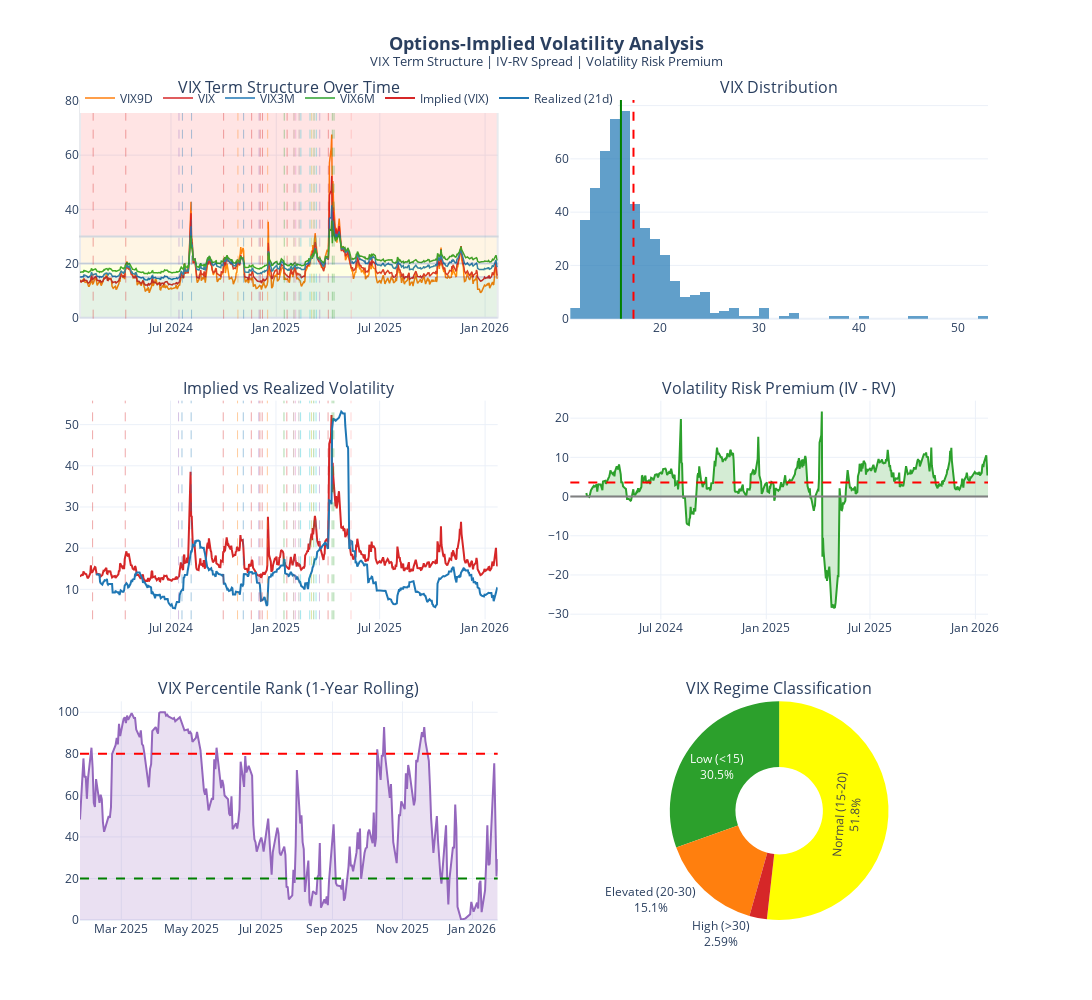

Source (notebook cell):
### Code cell
# Create Implied Volatility Dashboard
def create_implied_vol_dashboard(vol_analysis: dict, vol_data: pd.DataFrame,
                                  spy_returns: pd.Series, events: dict) -> go.Figure:
    """
    Create comprehensive implied volatility dashboard.
    """
    fig = make_subplots(
        rows=3, cols=2,
        subplot_titles=(
            'VIX Term Structure Over Time',
            'VIX Distribution',
            'Implied vs Realized Volatility',
            'Volatility Risk Premium (IV - RV)',
            'VIX Percentile Rank (1-Year Rolling)',
            'VIX Regime Classification'
        ),
        vertical_spacing=0.1,
        horizontal_spacing=0.08,
        specs=[[{'type': 'scatter'}, {'type': 'histogram'}],
               [{'type': 'scatter'}, {'type': 'scatter'}],
               [{'type': 'scatter'}, {'type': 'domain'}]]
    )
    
    vix = vol_data.get('VIX', pd.Series())
    if vix.empty:
        return fig
    vix = vix.dropna()
    
    # 1. Term Structure
    colors = {'VIX9D': '#ff7f0e', 'VIX': '#d62728', 'VIX3M': '#1f77b4', 'VIX6M': '#2ca02c'}
    for col in ['VIX9D', 'VIX', 'VIX3M', 'VIX6M']:
        if col in vol_data.columns:
            series = vol_data[col].dropna()
            fig.add_trace(go.Scatter(
                x=series.index, y=series,
                mode='lines', name=col,
                line=dict(color=colors.get(col), width=1.5)
            ), row=1, col=1)
    
    # Add regime bands
    for y0, y1, color, label in [(0, 15, 'green', 'Low'), (15, 20, 'yellow', 'Normal'),
                                  (20, 30, 'orange', 'Elevated'), (30, 80, 'red', 'High')]:
        fig.add_hrect(y0=y0, y1=y1, fillcolor=color, opacity=0.1, row=1, col=1)
    
    # 2. VIX Distribution
    fig.add_trace(go.Histogram(
        x=vix, nbinsx=50, name='VIX',
        marker_color='#1f77b4', opacity=0.7, showlegend=False
    ), row=1, col=2)
    fig.add_vline(x=vix.mean(), line_dash="dash", line_color="red", row=1, col=2)
    fig.add_vline(x=vix.iloc[-1], line_dash="solid", line_color="green", row=1, col=2)
    
    # 3. IV vs RV
    if 'iv_rv_spread' in vol_analysis:
        spread_df = vol_analysis['iv_rv_spread']
        fig.add_trace(go.Scatter(
            x=spread_df.index, y=spread_df['VIX'],
            mode='lines', name='Implied (VIX)',
            line=dict(color='#d62728', width=2)
        ), row=2, col=1)
        fig.add_trace(go.Scatter(
            x=spread_df.index, y=spread_df['Realized Vol'],
            mode='lines', name='Realized (21d)',
            line=dict(color='#1f77b4', width=2)
        ), row=2, col=1)
        
        # 4. VRP
        fig.add_trace(go.Scatter(
            x=spread_df.index, y=spread_df['Spread'],
            mode='lines', name='IV-RV Spread',
            line=dict(color='#2ca02c', width=2),
            fill='tozeroy', fillcolor='rgba(44, 160, 44, 0.2)',
            showlegend=False
        ), row=2, col=2)
        fig.add_hline(y=0, line_dash="solid", line_color="gray", row=2, col=2)
        if 'vrp_stats' in vol_analysis:
            fig.add_hline(y=vol_analysis['vrp_stats']['mean'], line_dash="dash",
                         line_color="red", row=2, col=2)
    
    # 5. VIX Percentile
    if 'vix_percentile' in vol_analysis:
        pctl = vol_analysis['vix_percentile'].dropna()
        fig.add_trace(go.Scatter(
            x=pctl.index, y=pctl,
            mode='lines', name='Percentile',
            line=dict(color='#9467bd', width=2),
            fill='tozeroy', fillcolor='rgba(148, 103, 189, 0.2)',
            showlegend=False
        ), row=3, col=1)
        fig.add_hline(y=80, line_dash="dash", line_color="red", row=3, col=1)
        fig.add_hline(y=20, line_dash="dash", line_color="green", row=3, col=1)
    
    # 6. Regime Pie - use 'domain' type for pie charts in subplots
    regime_counts = {
        'Low (<15)': (vix < 15).sum(),
        'Normal (15-20)': ((vix >= 15) & (vix < 20)).sum(),
        'Elevated (20-30)': ((vix >= 20) & (vix < 30)).sum(),
        'High (>30)': (vix >= 30).sum()
    }
    fig.add_trace(go.Pie(
        labels=list(regime_counts.keys()),
        values=list(regime_counts.values()),
        marker_colors=['#2ca02c', '#ffff00', '#ff7f0e', '#d62728'],
        textinfo='percent+label',
        hole=0.4,
        showlegend=False
    ), row=3, col=2)
    
    # Add events - use add_shape instead of add_vline for compatibility with mixed subplot types
    for date_str, event_info in events.items():
        event_date = pd.to_datetime(date_str)
        if vix.index.min() <= event_date <= vix.index.max():
            if event_info.get('severity') in ['high', 'critical']:
                # Add vertical line to row 1 col 1 using add_shape
                fig.add_shape(
                    type="line",
                    x0=event_date, x1=event_date,
                    y0=0, y1=1,
                    yref='y domain',
                    line=dict(color=event_info['color'], width=1, dash='dash'),
                    opacity=0.4,
                    row=1, col=1
                )
                # Add vertical line to row 2 col 1 using add_shape
                fig.add_shape(
                    type="line",
                    x0=event_date, x1=event_date,
                    y0=0, y1=1,
                    yref='y3 domain',
                    line=dict(color=event_info['color'], width=1, dash='dash'),
                    opacity=0.4,
                    row=2, col=1
                )
    
    fig.update_layout(
        title=dict(
            text='<b>Options-Implied Volatility Analysis</b><br>'
                 '<sup>VIX Term Structure | IV-RV Spread | Volatility Risk Premium</sup>',
            x=0.5, font=dict(size=18)
        ),
        height=1000, width=1200,
        showlegend=True,
        legend=dict(orientation='h', y=1.02),
        template='plotly_white'
    )
    
    return fig


# Create and display
fig_iv = create_implied_vol_dashboard(
    vol_analysis, vol_data, 
    daily_returns.get('SPY', pd.Series()), 
    GEOPOLITICAL_EVENTS
)
fig_iv.show()

### Figure 1 — Plotly figure (JSON) as saved in the notebook; plotly's stock layout.template omitted (floating-point values rounded to 4 significant figures; data arrays with more than 128 entries replaced by an {"elided": "..."} marker saying what was removed)
{"data": [{"line": {"color": "#ff7f0e", "width": 1.5}, "mode": "lines", "name": "VIX9D", "type": "scatter", "x": {"elided": "502 str values"}, "xaxis": "x", "y": {"elided": "502 float values"}, "yaxis": "y"}, {"line": {"color": "#d62728", "width": 1.5}, "mode": "lines", "name": "VIX", "type": "scatter", "x": {"elided": "502 str values"}, "xaxis": "x", "y": {"elided": "502 float values"}, "yaxis": "y"}, {"line": {"color": "#1f77b4", "width": 1.5}, "mode": "lines", "name": "VIX3M", "type": "scatter", "x": {"elided": "502 str values"}, "xaxis": "x", "y": {"elided": "502 float values"}, "yaxis": "y"}, {"line": {"color": "#2ca02c", "width": 1.5}, "mode": "lines", "name": "VIX6M", "type": "scatter", "x": {"elided": "502 str values"}, "xaxis": "x", "y": {"elided": "502 float values"}, "yaxis": "y"}, {"marker": {"color": "#1f77b4"}, "name": "VIX", "nbinsx": 50, "opacity": 0.7, "showlegend": false, "type": "histogram", "x": {"elided": "502 float values"}, "xaxis": "x2", "yaxis": "y2"}, {"line": {"color": "#d62728", "width": 2}, "mode": "lines", "name": "Implied (VIX)", "type": "scatter", "x": {"elided": "501 str values"}, "xaxis": "x3", "y": {"elided": "501 float values"}, "yaxis": "y3"}, {"line": {"color": "#1f77b4", "width": 2}, "mode": "lines", "name": "Realized (21d)", "type": "scatter", "x": {"elided": "501 str values"}, "xaxis": "x3", "y": {"elided": "501 float values"}, "yaxis": "y3"}, {"fill": "tozeroy", "fillcolor": "rgba(44, 160, 44, 0.2)", "line": {"color": "#2ca02c", "width": 2}, "mode": "lines", "name": "IV-RV Spread", "showlegend": false, "type": "scatter", "x": {"elided": "501 str values"}, "xaxis": "x4", "y": {"elided": "501 float values"}, "yaxis": "y4"}, {"fill": "tozeroy", "fillcolor": "rgba(148, 103, 189, 0.2)", "line": {"color": "#9467bd", "width": 2}, "mode": "lines", "name": "Percentile", "showlegend": false, "type": "scatter", "x": {"elided": "251 str values"}, "xaxis": "x5", "y": {"elided": "251 float values"}, "yaxis": "y5"}, {"domain": {"x": [0.54, 1], "y": [0, 0.2667]}, "hole": 0.4, "labels": ["Low (<15)", "Normal (15-20)", "Elevated (20-30)", "High (>30)"], "marker": {"colors": ["#2ca02c", "#ffff00", "#ff7f0e", "#d62728"]}, "showlegend": false, "textinfo": "percent+label", "type": "pie", "values": [153, 260, 76, 13]}], "layout": {"annotations": [{"font": {"size": 16}, "showarrow": false, "text": "VIX Term Structure Over Time", "x": 0.23, "xanchor": "center", "xref": "paper", "y": 1, "yanchor": "bottom", "yref": "paper"}, {"font": {"size": 16}, "showarrow": false, "text": "VIX Distribution", "x": 0.77, "xanchor": "center", "xref": "paper", "y": 1, "yanchor": "bottom", "yref": "paper"}, {"font": {"size": 16}, "showarrow": false, "text": "Implied vs Realized Volatility", "x": 0.23, "xanchor": "center", "xref": "paper", "y": 0.6333, "yanchor": "bottom", "yref": "paper"}, {"font": {"size": 16}, "showarrow": false, "text": "Volatility Risk Premium (IV - RV)", "x": 0.77, "xanchor": "center", "xref": "paper", "y": 0.6333, "yanchor": "bottom", "yref": "paper"}, {"font": {"size": 16}, "showarrow": false, "text": "VIX Percentile Rank (1-Year Rolling)", "x": 0.23, "xanchor": "center", "xref": "paper", "y": 0.2667, "yanchor": "bottom", "yref": "paper"}, {"font": {"size": 16}, "showarrow": false, "text": "VIX Regime Classification", "x": 0.77, "xanchor": "center", "xref": "paper", "y": 0.2667, "yanchor": "bottom", "yref": "paper"}], "height": 1000, "legend": {"orientation": "h", "y": 1.02}, "shapes": [{"fillcolor": "green", "opacity": 0.1, "type": "rect", "x0": 0, "x1": 1, "xref": "x domain", "y0": 0, "y1": 15, "yref": "y"}, {"fillcolor": "yellow", "opacity": 0.1, "type": "rect", "x0": 0, "x1": 1, "xref": "x domain", "y0": 15, "y1": 20, "yref": "y"}, {"fillcolor": "orange", "opacity": 0.1, "type": "rect", "x0": 0, "x1": 1, "xref": "x domain", "y0": 20, "y1": 30, "yref": "y"}, {"fillcolor": "red", "opacity": 0.1, "type": "rect", "x0": 0, "x1": 1, "xref": "x domain", "y0": 30, "y1": 80, "yref": "y"}, {"line": {"color": "red", "dash": "dash"}, "type": "line", "x0": 17.35, "x1": 17.35, "xref": "x2", "y0": 0, "y1": 1, "yref": "y2 domain"}, {"line": {"color": "green", "dash": "solid"}, "type": "line", "x0": 16.09, "x1": 16.09, "xref": "x2", "y0": 0, "y1": 1, "yref": "y2 domain"}, {"line": {"color": "gray", "dash": "solid"}, "type": "line", "x0": 0, "x1": 1, "xref": "x4 domain", "y0": 0, "y1": 0, "yref": "y4"}, {"line": {"color": "red", "dash": "dash"}, "type": "line", "x0": 0, "x1": 1, "xref": "x4 domain", "y0": 3.588, "y1": 3.588, "yref": "y4"}, {"line": {"color": "red", "dash": "dash"}, "type": "line", "x0": 0, "x1": 1, "xref": "x5 domain", "y0": 80, "y1": 80, "yref": "y5"}, {"line": {"color": "green", "dash": "dash"}, "type": "line", "x0": 0, "x1": 1, "xref": "x5 domain", "y0": 20, "y1": 20, "yref": "y5"}, {"line": {"color": "#1f77b4", "dash": "dash", "width": 1}, "opacity": 0.4, "type": "line", "x0": "2024-11-05T00:00:00", "x1": "2024-11-05T00:00:00", "xref": "x", "y0": 0, "y1": 1, "yref": "y domain"}, {"line": {"color": "#1f77b4", "dash": "dash", "width": 1}, "opacity": 0.4, "type": "line", "x0": "2024-11-05T00:00:00", "x1": "2024-11-05T00:00:00", "xref": "x3", "y0": 0, "y1": 1, "yref": "y3 domain"}, {"line": {"color": "#ff7f0e", "dash": "dash", "width": 1}, "opacity": 0.4, "type": "line", "x0": "2024-12-17T00:00:00", "x1": "2024-12-17T00:00:00", "xref": "x", "y0": 0, "y1": 1, "yref": "y domain"}, {"line": {"color": "#ff7f0e", "dash": "dash", "width": 1}, "opacity": 0.4, "type": "line", "x0": "2024-12-17T00:00:00", "x1": "2024-12-17T00:00:00", "xref": "x3", "y0": 0, "y1": 1, "yref": "y3 domain"}, {"line": {"color": "#d62728", "dash": "dash", "width": 1}, "opacity": 0.4, "type": "line", "x0": "2025-01-20T00:00:00", "x1": "2025-01-20T00:00:00", "xref": "x", "y0": 0, "y1": 1, "yref": "y domain"}, {"line": {"color": "#d62728", "dash": "dash", "width": 1}, "opacity": 0.4, "type": "line", "x0": "2025-01-20T00:00:00", "x1": "2025-01-20T00:00:00", "xref": "x3", "y0": 0, "y1": 1, "yref": "y3 domain"}, {"line": {"color": "#8c564b", "dash": "dash", "width": 1}, "opacity": 0.4, "type": "line", "x0": "2025-02-01T00:00:00", "x1": "2025-02-01T00:00:00", "xref": "x", "y0": 0, "y1": 1, "yref": "y domain"}, {"line": {"color": "#8c564b", "dash": "dash", "width": 1}, "opacity": 0.4, "type": "line", "x0": "2025-02-01T00:00:00", "x1": "2025-02-01T00:00:00", "xref": "x3", "y0": 0, "y1": 1, "yref": "y3 domain"}, {"line": {"color": "#e377c2", "dash": "dash", "width": 1}, "opacity": 0.4, "type": "line", "x0": "2025-02-04T00:00:00", "x1": "2025-02-04T00:00:00", "xref": "x", "y0": 0, "y1": 1, "yref": "y domain"}, {"line": {"color": "#e377c2", "dash": "dash", "width": 1}, "opacity": 0.4, "type": "line", "x0": "2025-02-04T00:00:00", "x1": "2025-02-04T00:00:00", "xref": "x3", "y0": 0, "y1": 1, "yref": "y3 domain"}, {"line": {"color": "#7f7f7f", "dash": "dash", "width": 1}, "opacity": 0.4, "type": "line", "x0": "2025-02-10T00:00:00", "x1": "2025-02-10T00:00:00", "xref": "x", "y0": 0, "y1": 1, "yref": "y domain"}, {"line": {"color": "#7f7f7f", "dash": "dash", "width": 1}, "opacity": 0.4, "type": "line", "x0": "2025-02-10T00:00:00", "x1": "2025-02-10T00:00:00", "xref": "x3", "y0": 0, "y1": 1, "yref": "y3 domain"}, {"line": {"color": "#17becf", "dash": "dash", "width": 1}, "opacity": 0.4, "type": "line", "x0": "2025-02-13T00:00:00", "x1": "2025-02-13T00:00:00", "xref": "x", "y0": 0, "y1": 1, "yref": "y domain"}, {"line": {"color": "#17becf", "dash": "dash", "width": 1}, "opacity": 0.4, "type": "line", "x0": "2025-02-13T00:00:00", "x1": "2025-02-13T00:00:00", "xref": "x3", "y0": 0, "y1": 1, "yref": "y3 domain"}, {"line": {"color": "#bcbd22", "dash": "dash", "width": 1}, "opacity": 0.4, "type": "line", "x0": "2025-03-04T00:00:00", "x1": "2025-03-04T00:00:00", "xref": "x", "y0": 0, "y1": 1, "yref": "y domain"}, {"line": {"color": "#bcbd22", "dash": "dash", "width": 1}, "opacity": 0.4, "type": "line", "x0": "2025-03-04T00:00:00", "x1": "2025-03-04T00:00:00", "xref": "x3", "y0": 0, "y1": 1, "yref": "y3 domain"}, {"line": {"color": "#17becf", "dash": "dash", "width": 1}, "opacity": 0.4, "type": "line", "x0": "2025-03-12T00:00:00", "x1": "2025-03-12T00:00:00", "xref": "x", "y0": 0, "y1": 1, "yref": "y domain"}, {"line": {"color": "#17becf", "dash": "dash", "width": 1}, "opacity": 0.4, "type": "line", "x0": "2025-03-12T00:00:00", "x1": "2025-03-12T00:00:00", "xref": "x3", "y0": 0, "y1": 1, "yref": "y3 domain"}, {"line": {"color": "#d62728", "dash": "dash", "width": 1}, "opacity": 0.4, "type": "line", "x0": "2025-04-02T00:00:00", "x1": "2025-04-02T00:00:00", "xref": "x", "y0": 0, "y1": 1, "yref": "y domain"}, {"line": {"color": "#d62728", "dash": "dash", "width": 1}, "opacity": 0.4, "type": "line", "x0": "2025-04-02T00:00:00", "x1": "2025-04-02T00:00:00", "xref": "x3", "y0": 0, "y1": 1, "yref": "y3 domain"}, {"line": {"color": "#2ca02c", "dash": "dash", "width": 1}, "opacity": 0.4, "type": "line", "x0": "2025-04-09T00:00:00", "x1": "2025-04-09T00:00:00", "xref": "x", "y0": 0, "y1": 1, "yref": "y domain"}, {"line": {"color": "#2ca02c", "dash": "dash", "width": 1}, "opacity": 0.4, "type": "line", "x0": "2025-04-09T00:00:00", "x1": "2025-04-09T00:00:00", "xref": "x3", "y0": 0, "y1": 1, "yref": "y3 domain"}, {"line": {"color": "#ff9896", "dash": "dash", "width": 1}, "opacity": 0.4, "type": "line", "x0": "2025-05-12T00:00:00", "x1": "2025-05-12T00:00:00", "xref": "x", "y0": 0, "y1": 1, "yref": "y domain"}, {"line": {"color": "#ff9896", "dash": "dash", "width": 1}, "opacity": 0.4, "type": "line", "x0": "2025-05-12T00:00:00", "x1": "2025-05-12T00:00:00", "xref": "x3", "y0": 0, "y1": 1, "yref": "y3 domain"}, {"line": {"color": "#2ca02c", "dash": "dash", "width": 1}, "opacity": 0.4, "type": "line", "x0": "2025-03-08T00:00:00", "x1": "2025-03-08T00:00:00", "xref": "x", "y0": 0, "y1": 1, "yref": "y domain"}, {"line": {"color": "#2ca02c", "dash": "dash", "width": 1}, "opacity": 0.4, "type": "line", "x0": "2025-03-08T00:00:00", "x1": "2025-03-08T00:00:00", "xref": "x3", "y0": 0, "y1": 1, "yref": "y3 domain"}, {"line": {"color": "#2ca02c", "dash": "dash", "width": 1}, "opacity": 0.4, "type": "line", "x0": "2025-04-12T00:00:00", "x1": "2025-04-12T00:00:00", "xref": "x", "y0": 0, "y1": 1, "yref": "y domain"}, {"line": {"color": "#2ca02c", "dash": "dash", "width": 1}, "opacity": 0.4, "type": "line", "x0": "2025-04-12T00:00:00", "x1": "2025-04-12T00:00:00", "xref": "x3", "y0": 0, "y1": 1, "yref": "y3 domain"}, {"line": {"color": "#9467bd", "dash": "dash", "width": 1}, "opacity": 0.4, "type": "line", "x0": "2024-07-15T00:00:00", "x1": "2024-07-15T00:00:00", "xref": "x", "y0": 0, "y1": 1, "yref": "y domain"}, {"line": {"color": "#9467bd", "dash": "dash", "width": 1}, "opacity": 0.4, "type": "line", "x0": "2024-07-15T00:00:00", "x1": "2024-07-15T00:00:00", "xref": "x3", "y0": 0, "y1": 1, "yref": "y3 domain"}, {"line": {"color": "#9467bd", "dash": "dash", "width": 1}, "opacity": 0.4, "type": "line", "x0": "2024-12-02T00:00:00", "x1": "2024-12-02T00:00:00", "xref": "x", "y0": 0, "y1": 1, "yref": "y domain"}, {"line": {"color": "#9467bd", "dash": "dash", "width": 1}, "opacity": 0.4, "type": "line", "x0": "2024-12-02T00:00:00", "x1": "2024-12-02T00:00:00", "xref": "x3", "y0": 0, "y1": 1, "yref": "y3 domain"}, {"line": {"color": "#9467bd", "dash": "dash", "width": 1}, "opacity": 0.4, "type": "line", "x0": "2025-03-18T00:00:00", "x1": "2025-03-18T00:00:00", "xref": "x", "y0": 0, "y1": 1, "yref": "y domain"}, {"line": {"color": "#9467bd", "dash": "dash", "width": 1}, "opacity": 0.4, "type": "line", "x0": "2025-03-18T00:00:00", "x1": "2025-03-18T00:00:00", "xref": "x3", "y0": 0, "y1": 1, "yref": "y3 domain"}, {"line": {"color": "#d62728", "dash": "dash", "width": 1}, "opacity": 0.4, "type": "line", "x0": "2024-04-13T00:00:00", "x1": "2024-04-13T00:00:00", "xref": "x", "y0": 0, "y1": 1, "yref": "y domain"}, {"line": {"color": "#d62728", "dash": "dash", "width": 1}, "opacity": 0.4, "type": "line", "x0": "2024-04-13T00:00:00", "x1": "2024-04-13T00:00:00", "xref": "x3", "y0": 0, "y1": 1, "yref": "y3 domain"}, {"line": {"color": "#d62728", "dash": "dash", "width": 1}, "opacity": 0.4, "type": "line", "x0": "2024-10-01T00:00:00", "x1": "2024-10-01T00:00:00", "xref": "x", "y0": 0, "y1": 1, "yref": "y domain"}, {"line": {"color": "#d62728", "dash": "dash", "width": 1}, "opacity": 0.4, "type": "line", "x0": "2024-10-01T00:00:00", "x1": "2024-10-01T00:00:00", "xref": "x3", "y0": 0, "y1": 1, "yref": "y3 domain"}, {"line": {"color": "#ff7f0e", "dash": "dash", "width": 1}, "opacity": 0.4, "type": "line", "x0": "2024-10-26T00:00:00", "x1": "2024-10-26T00:00:00", "xref": "x", "y0": 0, "y1": 1, "yref": "y domain"}, {"line": {"color": "#ff7f0e", "dash": "dash", "width": 1}, "opacity": 0.4, "type": "line", "x0": "2024-10-26T00:00:00", "x1": "2024-10-26T00:00:00", "xref": "x3", "y0": 0, "y1": 1, "yref": "y3 domain"}, {"line": {"color": "#2ca02c", "dash": "dash", "width": 1}, "opacity": 0.4, "type": "line", "x0": "2025-01-15T00:00:00", "x1": "2025-01-15T00:00:00", "xref": "x", "y0": 0, "y1": 1, "yref": "y domain"}, {"line": {"color": "#2ca02c", "dash": "dash", "width": 1}, "opacity": 0.4, "type": "line", "x0": "2025-01-15T00:00:00", "x1": "2025-01-15T00:00:00", "xref": "x3", "y0": 0, "y1": 1, "yref": "y3 domain"}, {"line": {"color": "#d62728", "dash": "dash", "width": 1}, "opacity": 0.4, "type": "line", "x0": "2024-02-16T00:00:00", "x1": "2024-02-16T00:00:00", "xref": "x", "y0": 0, "y1": 1, "yref": "y domain"}, {"line": {"color": "#d62728", "dash": "dash", "width": 1}, "opacity": 0.4, "type": "line", "x0": "2024-02-16T00:00:00", "x1": "2024-02-16T00:00:00", "xref": "x3", "y0": 0, "y1": 1, "yref": "y3 domain"}, {"line": {"color": "#1f77b4", "dash": "dash", "width": 1}, "opacity": 0.4, "type": "line", "x0": "2024-08-06T00:00:00", "x1": "2024-08-06T00:00:00", "xref": "x", "y0": 0, "y1": 1, "yref": "y domain"}, {"line": {"color": "#1f77b4", "dash": "dash", "width": 1}, "opacity": 0.4, "type": "line", "x0": "2024-08-06T00:00:00", "x1": "2024-08-06T00:00:00", "xref": "x3", "y0": 0, "y1": 1, "yref": "y3 domain"}, {"line": {"color": "#d62728", "dash": "dash", "width": 1}, "opacity": 0.4, "type": "line", "x0": "2024-11-19T00:00:00", "x1": "2024-11-19T00:00:00", "xref": "x", "y0": 0, "y1": 1, "yref": "y domain"}, {"line": {"color": "#d62728", "dash": "dash", "width": 1}, "opacity": 0.4, "type": "line", "x0": "2024-11-19T00:00:00", "x1": "2024-11-19T00:00:00", "xref": "x3", "y0": 0, "y1": 1, "yref": "y3 domain"}, {"line": {"color": "#17becf", "dash": "dash", "width": 1}, "opacity": 0.4, "type": "line", "x0": "2025-03-01T00:00:00", "x1": "2025-03-01T00:00:00", "xref": "x", "y0": 0, "y1": 1, "yref": "y domain"}, {"line": {"color": "#17becf", "dash": "dash", "width": 1}, "opacity": 0.4, "type": "line", "x0": "2025-03-01T00:00:00", "x1": "2025-03-01T00:00:00", "xref": "x3", "y0": 0, "y1": 1, "yref": "y3 domain"}, {"line": {"color": "#1f77b4", "dash": "dash", "width": 1}, "opacity": 0.4, "type": "line", "x0": "2024-07-21T00:00:00", "x1": "2024-07-21T00:00:00", "xref": "x", "y0": 0, "y1": 1, "yref": "y domain"}, {"line": {"color": "#1f77b4", "dash": "dash", "width": 1}, "opacity": 0.4, "type": "line", "x0": "2024-07-21T00:00:00", "x1": "2024-07-21T00:00:00", "xref": "x3", "y0": 0, "y1": 1, "yref": "y3 domain"}, {"line": {"color": "#d62728", "dash": "dash", "width": 1}, "opacity": 0.4, "type": "line", "x0": "2024-12-04T00:00:00", "x1": "2024-12-04T00:00:00", "xref": "x", "y0": 0, "y1": 1, "yref": "y domain"}, {"line": {"color": "#d62728", "dash": "dash", "width": 1}, "opacity": 0.4, "type": "line", "x0": "2024-12-04T00:00:00", "x1": "2024-12-04T00:00:00", "xref": "x3", "y0": 0, "y1": 1, "yref": "y3 domain"}, {"line": {"color": "#d62728", "dash": "dash", "width": 1}, "opacity": 0.4, "type": "line", "x0": "2024-12-08T00:00:00", "x1": "2024-12-08T00:00:00", "xref": "x", "y0": 0, "y1": 1, "yref": "y domain"}, {"line": {"color": "#d62728", "dash": "dash", "width": 1}, "opacity": 0.4, "type": "line", "x0": "2024-12-08T00:00:00", "x1": "2024-12-08T00:00:00", "xref": "x3", "y0": 0, "y1": 1, "yref": "y3 domain"}], "showlegend": true, "title": {"font": {"size": 18}, "text": "<b>Options-Implied Volatility Analysis</b><br><sup>VIX Term Structure | IV-RV Spread | Volatility Risk Premium</sup>", "x": 0.5}, "width": 1200, "xaxis": {"anchor": "y", "domain": [0, 0.46]}, "xaxis2": {"anchor": "y2", "domain": [0.54, 1]}, "xaxis3": {"anchor": "y3", "domain": [0, 0.46]}, "xaxis4": {"anchor": "y4", "domain": [0.54, 1]}, "xaxis5": {"anchor": "y5", "domain": [0, 0.46]}, "yaxis": {"anchor": "x", "domain": [0.7333, 1]}, "yaxis2": {"anchor": "x2", "domain": [0.7333, 1]}, "yaxis3": {"anchor": "x3", "domain": [0.3667, 0.6333]}, "yaxis4": {"anchor": "x4", "domain": [0.3667, 0.6333]}, "yaxis5": {"anchor": "x5", "domain": [0, 0.2667]}}}
